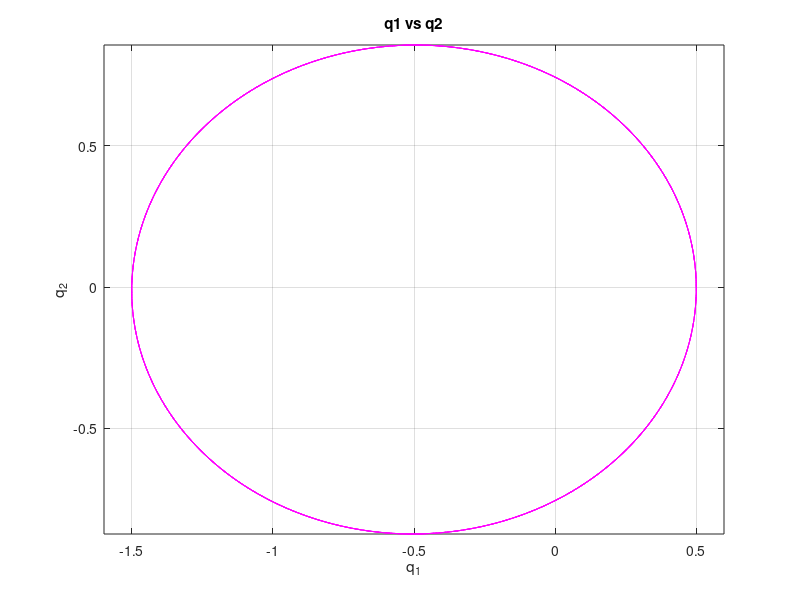

MATLAB code for this plot:
% Ordning 1:
u_fram = false;
u_bak = false;
u_symp = true;

% Ordning 2:
u_mitt = false;

% Övrigt:
u_ode = false;


h_order1 = 0.005;

h_order2 = 0.0005;
t_start = 0;
t_slut = 50;
a = 0.5;
figure;



% Euler-fram

if u_fram == true
    t_0 = t_start;
    t_1 = t_slut;
    % Tidssteg
    h = h_order1;
    % Antal steg
    N = round((t_1 - t_0) / h);
    
    % Framåt Euler (explicit Euler)
    q1 = zeros(1, N+1);
    q2 = zeros(1, N+1);
    p1 = zeros(1, N+1);
    p2 = zeros(1, N+1);
    
    % Initialvärden
    q1(1) = 1 - a;
    q2(1) = 0;
    p1(1) = 0;
    p2(1) = sqrt((1 + a) / (1 - a));
    
    for i = 1:N
        % Uppdatera q med värdet från föregående steg
        q1(i+1) = q1(i) + h * p1(i); 
        q2(i+1) = q2(i) + h * p2(i); 
        % Beräkna avståndet r
        r = sqrt(q1(i)^2 + q2(i)^2);
        % Uppdatera p med nuvarande q
        p1(i+1) = p1(i) - h * q1(i) / (r^3); 
        p2(i+1) = p2(i) - h * q2(i) / (r^3); 
    end
    
    % Plotta framåt Euler (röd)
    plot(q1, q2, 'r');
    hold on;
end




% Euler-bak

if u_bak == true
    t_0 = t_start;
    t_1 = t_slut;
    % Tidssteg
    h = h_order2;
    % Antal steg
    N = round((t_1 - t_0) / h);


    % Återställ
    q1 = zeros(1, N);
    q2 = zeros(1, N);
    p1 = zeros(1, N);
    p2 = zeros(1, N);
    
    q1(1) = 1 - a;
    q2(1) = 0;
    p1(1) = 0;
    p2(1) = sqrt((1 + a) / (1 - a));
    
       
    for n = 1:N

        next = [q1(n); q2(n); p1(n); p2(n)];
    
        iter = 0;
        maxiter = 100;
        tol = 1e-8; 
    
    
        while (iter < maxiter)
            iter = iter + 1;

            r_next = next(1)^2 + next(2)^2;
              
            dF3_dq1 = h * (2 * next(1)^2 - next(2)^2)/(r_next^(5/2));
            dF3_dq2 = h * (3 * next(2) * next(1)) / (r_next^(5/2));
            dF4_dq1 = h * (3 * next(2) * next(1)) / (r_next^(5/2));
            dF4_dq2 = h * (2 * next(2)^2 - next(1)^2) / (r_next^(5/2));
            
            F = [-next(1) + q1(n) + next(3)*h; 
                -next(2) + q2(n) + next(4)*h;
                -next(3) + p1(n) - next(1)*h/(r_next^(3/2));
                -next(4) + p2(n) - next(2)*h/(r_next^(3/2))];
    
            J = [  -1,      0,      h, 0;
                    0,      -1,     0, h;
                 dF3_dq1, dF3_dq2, -1, 0;
                 dF4_dq1, dF4_dq2, 0, -1];
    
            % Newton step
            s = -J \ F;
            next = next + s;
    
            if norm(s, inf) < tol
                break;
            end   
        end
    
        % Om Newtons metod inte konvergerar, ge en varning
        if iter == maxiter
            warning('Newton-metoden nådde max antal iterationer vid steg %d', n);
        end
    
        q1(n+1) = next(1);
        q2(n+1) = next(2);
        p1(n+1) = next(3);
        p2(n+1) = next(4); 
    end

    
    % Plotta bakåt Euler (blå)
    plot(q1, q2, 'b');
    hold on;

end




% ODE-45
if u_ode == true
    % Initialvillkor
    q1_0 = 1 - a;
    q2_0 = 0;
    p1_0 = 0;
    p2_0 = sqrt((1 + a) / (1 - a));
    
    % Tillståndsvektor
    y0 = [q1_0; q2_0; p1_0; p2_0];
    
    % Definiera ODE-systemet för Keplers problem
    ode_syst = @(t, y) [ y(3); 
                         y(4); 
                        -y(1)/( (y(1)^2 + y(2)^2)^(3/2) ); 
                        -y(2)/( (y(1)^2 + y(2)^2)^(3/2) )];
    
    % Tidsintervall
    tspan = [0, 100];
    
    % Alternativ för ode45
    options = odeset('RelTol', 1e-6,'AbsTol', 1e-6);
    
    % Lös systemet med ode45
    [t, y] = ode45(ode_syst, tspan, y0, options);
    
    plot(y(:,1), y(:,2), 'g');
    hold on;
    
end



% Implicita mittpunktsmetod
if u_mitt == true
    t_0 = t_start;
    t_1 = t_slut;
    % Tidssteg
    h = h_order2;
    % Antal steg
    N = round((t_1 - t_0) / h);    
    
    q1 = zeros(1, N);
    q2 = zeros(1, N);
    p1 = zeros(1, N);
    p2 = zeros(1, N);
    
    q1(1) = 1 - a;
    q2(1) = 0;
    p1(1) = 0;
    p2(1) = sqrt((1 + a) / (1 - a));
    
    for n = 1:N
        
        iter = 0;
        maxiter = 100;
        tol = 1e-8;
        
        % Dessa ska vara 4x1 vektorer på samma sätt som q1 är Nx1 vektorer.
        next = [q1(n); q2(n); p1(n); p2(n)];

        while (iter < maxiter)
            iter = iter + 1;
            
            next_halv = (next + [q1(n); q2(n); p1(n); p2(n)])/2;
            r_next_halv = next_halv(1)^2 + next_halv(2)^2;

            dF3_dq1 = (h/2) * (2 * next_halv(1)^2 - next_halv(2)^2)/(r_next_halv^(5/2));
            dF3_dq2 = (h/2) * (3 * next_halv(2) * next_halv(1))/(r_next_halv^(5/2));
            dF4_dq1 = (h/2) * (3 * next_halv(2) * next_halv(1))/(r_next_halv^(5/2));
            dF4_dq2 = (h/2) * (2 * next_halv(2)^2 - next_halv(1)^2)/(r_next_halv^(5/2));

            F =[-next(1) + q1(n) + h*next_halv(3); 
                -next(2) + q2(n) + h*next_halv(4);
                -next(3) + p1(n) - h * next_halv(1)/r_next_halv^(3/2);
                -next(4) + p2(n) - h * next_halv(2)/r_next_halv^(3/2)];
    
            J = [  -1,      0,      h/2, 0;
                    0,      -1,     0,  h/2;
                 dF3_dq1, dF3_dq2, -1,  0;
                 dF4_dq1, dF4_dq2,  0,  -1];

            s = -J \ F;
            next = next + s;
            
            if norm(s, inf) < tol     
                break;
            end

        end

        if iter == maxiter
            warning('Newton-metoden nådde max antal iterationer vid steg - Mittpunktsiteration. %d', n);
        end

        q1(n+1) = next(1);
        q2(n+1) = next(2);
        p1(n+1) = next(3);
        p2(n+1) = next(4);
    end

    % Plotta mittpunkts-metod (svart)
    plot(q1, q2, 'k');
    hold on;

end





% Symplektisk euler-metod

if u_symp == true
    t_0 = t_start;
    t_1 = t_slut;
    % Tidssteg
    h = h_order1;
    % Antal steg

    N = round((t_1 - t_0) / h);    
    
    q1 = zeros(1, N);
    q2 = zeros(1, N);
    p1 = zeros(1, N);
    p2 = zeros(1, N);
    
    q1(1) = 1 - a;
    q2(1) = 0;
    p1(1) = 0;
    p2(1) = sqrt((1 + a) / (1 - a));
    
    for n = 1:N-1
        % Uppdatera impulsen först (p)
        r = (q1(n)^2 + q2(n)^2)^(3/2);
        p1(n+1) = p1(n) - h * (q1(n) / r);
        p2(n+1) = p2(n) - h * (q2(n) / r);
    
        % Uppdatera positionen med nya impulsen
        q1(n+1) = q1(n) + h * p1(n+1);
        q2(n+1) = q2(n) + h * p2(n+1);
    end


    % Plotta symplektisk (lila)
    plot(q1, q2, 'm--');
    hold on;    
end



xlabel('q_1');
ylabel('q_2');
title('q1 vs q2');
grid on;
axis equal;


str = sprintf('%s\n%s\n%s\n%s\n%s\n%s\n%s\n%s\n%s\n%s\n%s\n%s\n%s\n%s\n%s\n%s', ...
    'Graferna visar (när man ökar tiden exempelvis från t = 50 ---> t = 100 att', ...
    '', ...
    'Frammåt Euler: Energi ökar med tid (spiralerar ut).', ...
    'Bakåt Euler: Energin minskar med tid (spiralerar inåt), innan q1 och q2 hamnar i samma position och får en orimlig kontinuitet,', ...
    'Mittpunkts-metod: Energin är konstant (minska värdet av a för att göra tydligare).', ...
    'Symplektisk Euler: Energin är konstant över tid.');


disp(str);
